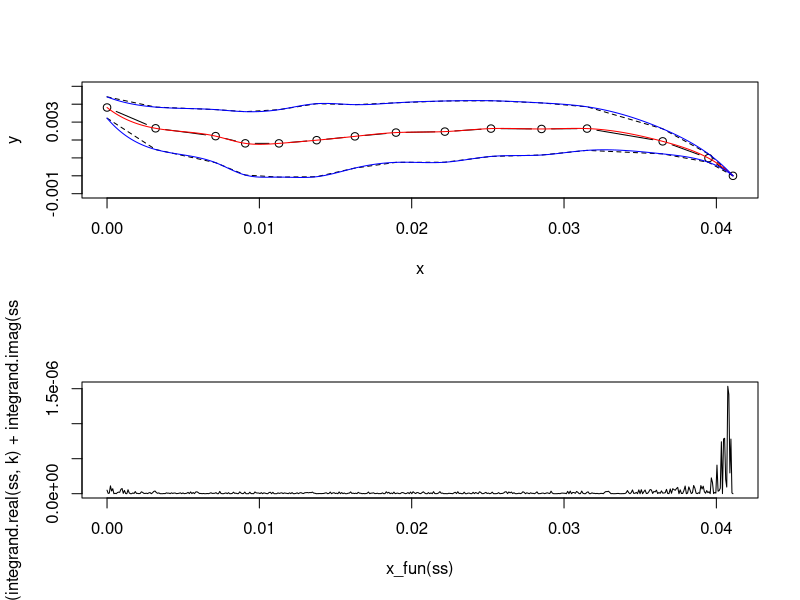

This chart was generated by the following R code:
library(numDeriv)

sound.speed.water <- 1460
density.water <- 1027
freq <- 120e3

krill.shape <- read.csv("generic_krill.csv")
krill.shape <- krill.shape[order(krill.shape$x), ]
krill.shape$sound.speed <- sound.speed.water * krill.shape$h
krill.shape$density <- density.water * krill.shape$g
# convert form meters to mm
krill.shape[c("x", "y", "z", "a")] <- krill.shape[c("x", "y", "z", "a")] * 1e-3

dx <- diff(krill.shape$x)
dy <- diff(krill.shape$y)
dz <- diff(krill.shape$z)
krill.shape$s <- c(0, cumsum(sqrt(dx^2 + dy^2 + dz^2)))

x_fun <- splinefun(krill.shape$s, krill.shape$x)
y_fun <- splinefun(krill.shape$s, krill.shape$y)
z_fun <- splinefun(krill.shape$s, krill.shape$z)
a_fun <- splinefun(krill.shape$s, krill.shape$a)
g_fun <- splinefun(krill.shape$s, krill.shape$g)
h_fun <- splinefun(krill.shape$s, krill.shape$h)

r_fun <- function(s) c(x_fun(s), y_fun(s), z_fun(s))
local_tangent <- function(s) jacobian(r_fun, s)
dot <- function(x, y) sum(x * y)
vecnorm <- function(x) sqrt(sum(x^2))

tilt <- pi/2
k <- 2 * pi * freq * c(cos(tilt), sin(tilt), 0)



integrand <- function(s, k) {
  loc_tan <- local_tangent(s)
  beta <- acos(dot(k, loc_tan) / (vecnorm(k) * vecnorm(loc_tan)))
  beta <- abs(beta - pi/2)
  (g_fun(s) - h_fun(s)) * exp(2i * dot(k, r_fun(s))) * 
    besselJ(2 * vecnorm(k) * a_fun(s) * cos(beta), 1) / cos(beta)
}

integrand.real <- Vectorize(function(s, k) Re(integrand(s, k)), vectorize.args=c("s"))
integrand.imag <- Vectorize(function(s, k) Im(integrand(s, k)), vectorize.args=c("s"))

f.bs.real <- integrate(integrand.real, 0, max(krill.shape$s), k=k)$value
f.bs.imag <- integrate(integrand.imag, 0, max(krill.shape$s), k=k)$value
10 * log10(abs(f.bs.real + f.bs.imag)^2)

par(mfrow=c(2, 1))
plot(y ~ x, krill.shape, ty='b', ylim=c(-0.001, 0.005))
lines(krill.shape$x, krill.shape$y + krill.shape$a, lty=2)
lines(krill.shape$x, krill.shape$y - krill.shape$a, lty=2)

ss <- seq(0, max(krill.shape$s), length.out=500)
lines(x_fun(ss), y_fun(ss), col='red')
lines(x_fun(ss), y_fun(ss) + a_fun(ss), col='blue')
lines(x_fun(ss), y_fun(ss) - a_fun(ss), col='blue')

plot(x_fun(ss), abs(integrand.real(ss, k) + integrand.imag(ss, k))^2, ty='l')
